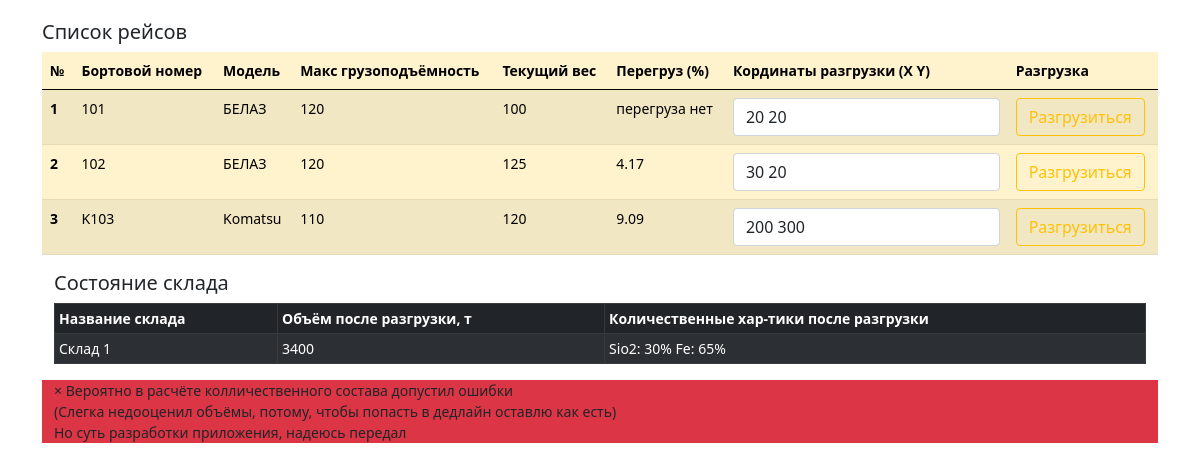
The app's page /, older data.
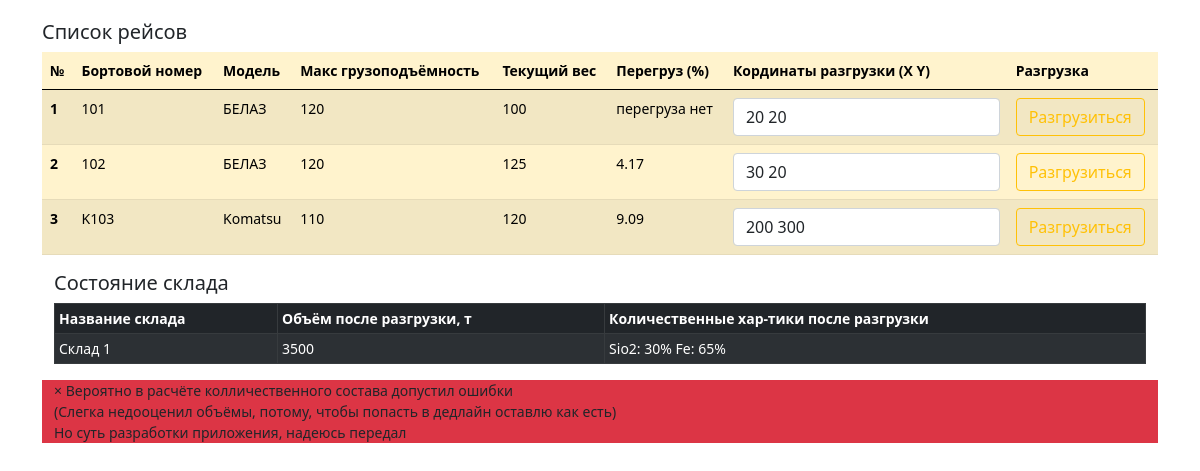
The same page, newer data.
### front/models.py (models this page shows, shortened)
class OreCargoMixin(models.Model):
    payload = models.PositiveSmallIntegerField("Загрузка (т)", default=0)
    sio2_substance = models.PositiveSmallIntegerField(
        "Cодержание кремния (%)", default=40
    )
    fe_substance = models.PositiveSmallIntegerField(
        "Cодержание железа (%)",
    )
    class Meta:
        abstract = True

class OreStorage(OreCargoMixin):
    name = models.CharField(
        "Название склада", max_length=250, default="Склад 1"
    )
    geometry = models.TextField("Геометрия склада в формате WKT")
    class Meta:
        app_label = "front"
        verbose_name = "Склад"
        verbose_name_plural = "Склады"

### front/views.py (the view)
# urls.py: path('', IndexView.as_view(), name='main'),
class IndexView(TemplateView):
    template_name = "index.html"
    def get(self, request, *args, **kwargs):
        context = self.get_context_data(**kwargs)
        context["routes"] = OreCargoTruckRoute.objects.all().select_related(
            "truck"
        )
        context["storage"] = OreStorage.objects.all()[0]
        context["success_dump"] = request.GET.get("success")
        return self.render_to_response(context)

### front/models.py (called while the page is built)
    def get_overload(self):
        overload = 100 - self.payload * 100 / self.truck.model.tonnage
        if overload >= 0:
            return None
        return abs(round(overload, 2))

### templates/index.html (shortened to what this page needs)
{% extends 'base.html' %}
{% load static %}
{% block main %}
	 <div class="container" style="margin-top:20px;">
  				<div class="row">
    				<div class="col-sm">
						    <h5 title="Список рейсов">Список рейсов</h5>
							<table class="table table-hover table-warning table-striped ">
							  <thead>
								<tr>
								  <th scope="col">№</th>
								  <th scope="col">Бортовой номер</th>
								  <th scope="col">Модель</th>
								  <th scope="col">Макс грузоподъёмность</th>
								  <th scope="col">Текущий вес</th>
								  <th scope="col">Перегруз (%)</th>
								  <th scope="col">Кординаты разгрузки (X Y)</th>
								  <th scope="col">Разгрузка</th>
								</tr>
							  </thead>
							  <tbody>
								{% for route in routes %}
								<tr>
								  <th scope="row">{{forloop.counter}}</th>
								  <td>{{route.truck.board_number}}</td>
								  <td>{{route.truck.model.name}}</td>
								  <td>{{route.truck.model.tonnage}}</td>
								  <td>{{route.payload}}</td>
								  <td>{{route.get_overload|default_if_none:"перегруза нет"}}</td>
								  <form method="post" action="{% url 'dumping' route.id %}" id="form_{{route.id}}">
								  <td>
									  <input type="text" name="coords" class="form-control"
									      value="{% if route.discharge_datetime %}{{route.discharge_x}} {{route.discharge_y}}{% endif %}"
									  >
								  </td>
								  <td>
									  <button type="submin" class="btn btn-outline-warning" onclick="ap_add({{model.id}})">Разгрузиться</button>
								  </td>
								  </form>
								</tr>
								{% endfor %}
							  </tbody>
							</table>
    				</div>
	   </div>
	   <div class="container ">
  				<div class="row">
    				<div class="col-sm">
						<h5>Состояние склада</h5>
							<table class="table table-hover table-success table-striped table-bordered table-sm table-dark">
							  <thead>
								<tr>
								  <th scope="col">Название склада</th>
								  <th scope="col">Объём после разгрузки, т</th>
								  <th scope="col">Количественные хар-тики после разгрузки</th>
								</tr>
							  </thead>
							  <tbody>
                    <tr>
                      <td>{{storage.name}}</td>
                      <td>{{storage.payload }}</td>
                      <td>Sio2: {{storage.sio2_substance}}%  Fe: {{storage.fe_substance}}%</td>
                    </tr>
							  </tbody>
							</table>
    				</div>
    				<div class="bg-danger" role="alert">
					   <span aria-hidden="true">&times;</span>
									Вероятно в расчёте колличественного состава допустил ошибки  <br />
									(Слегка недооценил объёмы, потому, чтобы попасть в дедлайн оставлю как есть) <br />
									Но суть разработки приложения, надеюсь передал
					</div>
  			    </div>
	   </div>
{% endblock %}

Row changes from the older to the newer data that the page shows:
changed OreStorage "Склад 1": payload "3400" → "3500"
